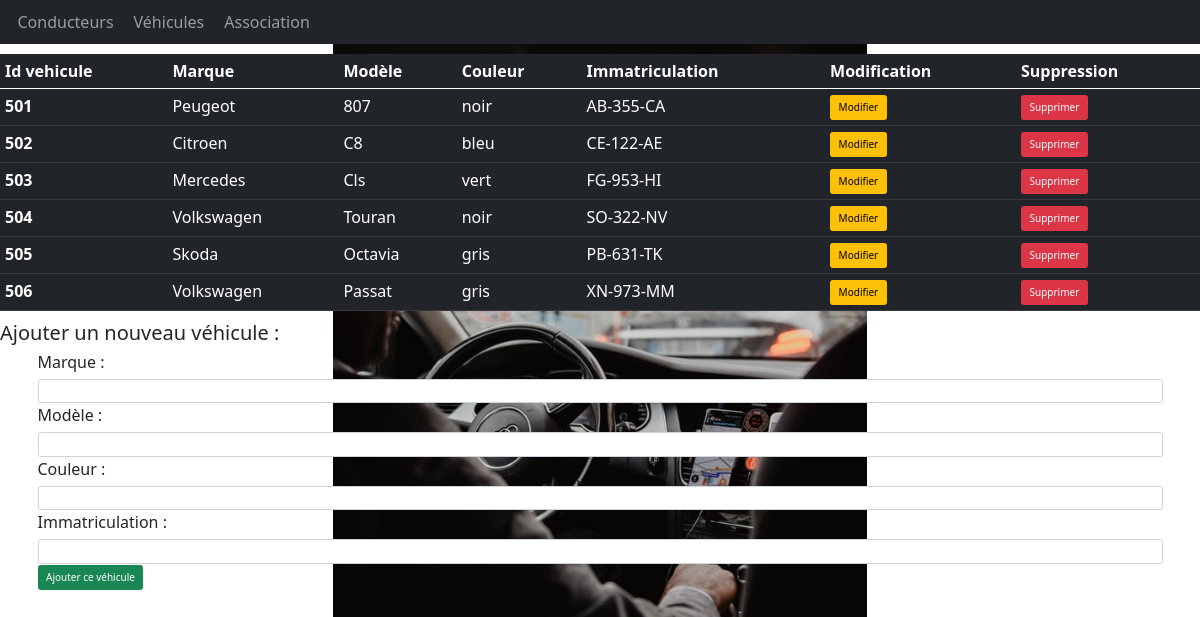
The page /index.php?action=vehicule on the database its author committed.
### tables this page shows
CREATE TABLE `vehicule` (
  `id_vehicule` int(11) NOT NULL,
  `brand` varchar(255) NOT NULL,
  `type` varchar(255) NOT NULL,
  `colour` varchar(255) NOT NULL,
  `licencePlate` varchar(255) NOT NULL
);

### controller/controller.php (called while the page is built, shortened)
<?php
require("model/model.php");
function vehicule()
{
    $vehicule = getVehicules();
    require("view/vehiculeView.php");
}

### model/model.php (called while the page is built, shortened)
<?php
require("Vehicule.php");
function dbConnect()
{
    $db = new PDO("mysql:host=localhost;dbname=vtc;charset=utf8", "root", "root");
    return $db;
}
function getVehicules()
{
    $db = dbConnect();
    $reply = $db->query('SELECT * FROM vehicule');
    $vehicules = array();
    while ($row = $reply->fetch()) {
        $vehicules[] = new Vehicule($row);
    }
    return $vehicules;
}

### model/Vehicule.php (called while the page is built, shortened)
<?php
class Vehicule
{
    private int $_id_vehicule;
    private string $_brand;
    private string $_type;
    private string $_colour;
    private string $_licencePlate;
    public function __construct(array $data)
    {
        $this->_id_vehicule = $data["id_vehicule"];
    }
    public function getIdVehicule()
    {
        return $this->_id_vehicule;
    }
    public function getBrand()
    {
        return $this->_brand;
    }
    public function getType()
    {
        return $this->_type;
    }
    public function getColour()
    {
        return $this->_colour;
    }
    public function getLicencePlate()
    {
        return $this->_licencePlate;
    }
    public function setBrand(string $brand)
    {
        if ($brand != "") {
            $this->_brand = htmlspecialchars($brand);
        } else {
            throw new Exception("Veuillez renseigner la marque du véhicule");
        }
    }
    public function setType(string $type)
    {
        if ($type != "") {
            $this->_type = htmlspecialchars($type);
        } else {
            throw new Exception("Veuillez renseigner le type du véhicule");
        }
    }
    public function setColour(string $colour)
    {
        if ($colour != "") {
            $this->_colour = htmlspecialchars($colour);
        } else {
            throw new Exception("Veuillez renseigner la couleur du véhicule");
        }
    }
    public function setLicencePlate(string $licencePlate)
    {
        if ($licencePlate != "") {
            $this->_licencePlate = htmlspecialchars($licencePlate);
        } else {
            throw new Exception("Veuillez renseigner l'immatriculation du véhicule");
        }
    }
}

### view/vehiculeView.php (the view, shortened to what this page needs)
<table class="table table-dark table-hover">
    <thead>
        <tr>
            <th scope="col">Id vehicule</th>
            <th scope="col">Marque</th>
            <th scope="col">Modèle</th>
            <th scope="col">Couleur</th>
            <th scope="col">Immatriculation</th>
            <th scope="col">Modification</th>
            <th scope="col">Suppression</th>
        </tr>
    </thead>
    <tbody>
        <?php
        foreach ($vehicule as $key => $car) { ?>
            <tr>
                <th scope="row"> <?= $car->getIdVehicule() ?> </th>
                <td> <?= $car->getBrand() ?></td>
                <td> <?= $car->getType() ?></td>
                <td> <?= $car->getColour() ?></td>
                <td> <?= $car->getLicencePlate() ?></td>
                <td><a class="btn btn-warning" href="index.php?action=displayModify&amp;id=<?= $car->getIdVehicule() ?>">Modifier</a></td>
                <td><a class="btn btn-danger" href="">Supprimer</a></td>
            </tr>
        <?php } ?>
    </tbody>
</table>
<h2>Ajouter un nouveau véhicule :</h2>
<div class="container">
    <form action="index.php?action=vehicule" method="post">
        <div class="mb-3">
            <label for="brand" class="form-label">Marque :</label>
            <input type="text" class="form-control" id="brand" name="brand">
            <label for="type" class="form-label">Modèle :</label>
            <input type="text" class="form-control" id="type" name="type">
            <label for="colour" class="form-label">Couleur :</label>
            <input type="text" class="form-control" id="colour" name="colour">
            <label for="licencePlate" class="form-label">Immatriculation :</label>
            <input type="text" class="form-control" id="licencePlate" name="licencePlate">
            <button class="btn btn-success" type="submit">Ajouter ce véhicule</button>
        </div>
    </form>
</div>
<?php
$content = ob_get_clean();
require("view/template.php");
?>

### index.php (shortened to what this page needs)
<?php
require("controller/controller.php");
try {
    if (isset($_GET["action"])) {
        switch ($_GET["action"]) {
            case "vehicule":
                vehicule();
                break;
        }
    } else {
        driver();
    }
} catch (Exception $e) {
    die($e->getMessage());
}

### view/template.php (shortened to what this page needs)
<!DOCTYPE html>
<html lang="fr">
<head>
    <link href="https://cdn.jsdelivr.net/npm/bootstrap@5.0.0-beta2/dist/css/bootstrap.min.css" rel="stylesheet">
    <link rel="stylesheet" href="public/CSS/templateStyle.css">
</head>
<body>
    <nav class="navbar navbar-expand-lg navbar-dark bg-dark mb-3">
        <div class="container-fluid">
            <ul class="navbar-nav d-flex flex-row">
                <li class="nav-item mx-2">
                    <a class="nav-link" aria-current="page" href="index.php?action=driver">Conducteurs</a>
                </li>
                <li class="nav-item mx-2">
                    <a class="nav-link" href="index.php?action=vehicule">Véhicules</a>
                </li>
                <li class="nav-item mx-2">
                    <a class="nav-link" href="index.php?action=association">Association</a>
                </li>
            </ul>
        </div>
    </nav>
    <?= $content ?>
</body>
</html>

### public/CSS/templateStyle.css (style rules this page uses)
* { margin: 0; padding: 0; box-sizing: border-box; }
html { font-family: "Poppins", sans-serif; font-size: 62.5%; }
body { font-size: 1.6rem; height: 100vh; background-image: url("public/images/bgc-vtc.jpg"); background-position: center; background-size: contain; background-repeat: no-repeat; }

### rows shown on the page
vehicule: id_vehicule "501", brand "Peugeot", type "807", colour "noir", licencePlate "AB-355-CA"
vehicule: id_vehicule "502", brand "Citroen", type "C8", colour "bleu", licencePlate "CE-122-AE"
vehicule: id_vehicule "503", brand "Mercedes", type "Cls", colour "vert", licencePlate "FG-953-HI"
vehicule: id_vehicule "504", brand "Volkswagen", type "Touran", colour "noir", licencePlate "SO-322-NV"
vehicule: id_vehicule "505", brand "Skoda", type "Octavia", colour "gris", licencePlate "PB-631-TK"
vehicule: id_vehicule "506", brand "Volkswagen", type "Passat", colour "gris", licencePlate "XN-973-MM"
